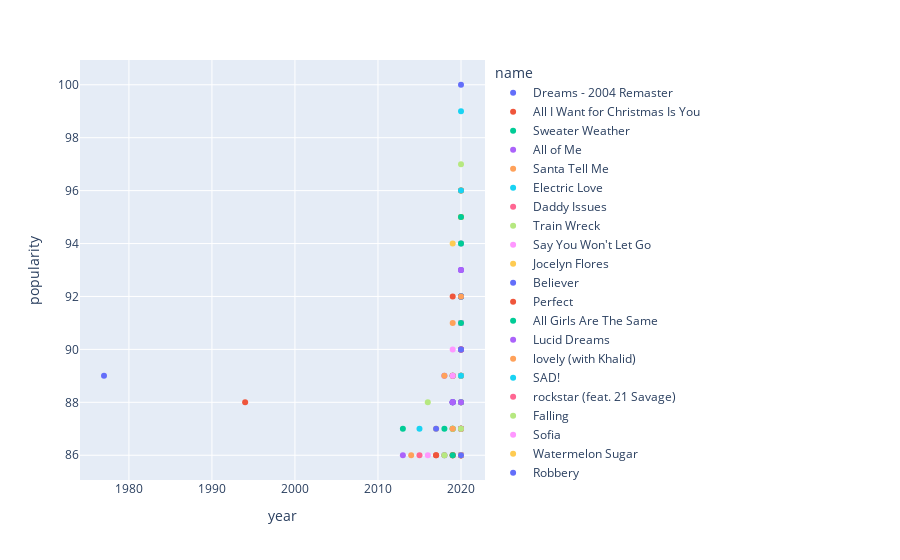

This figure's notebook cell:
### Code cell
df = dataset[dataset['popularity']>85][['name','artists','popularity','year']]
fig = px.scatter(df,x='year', y='popularity',color='name')
fig.show()
